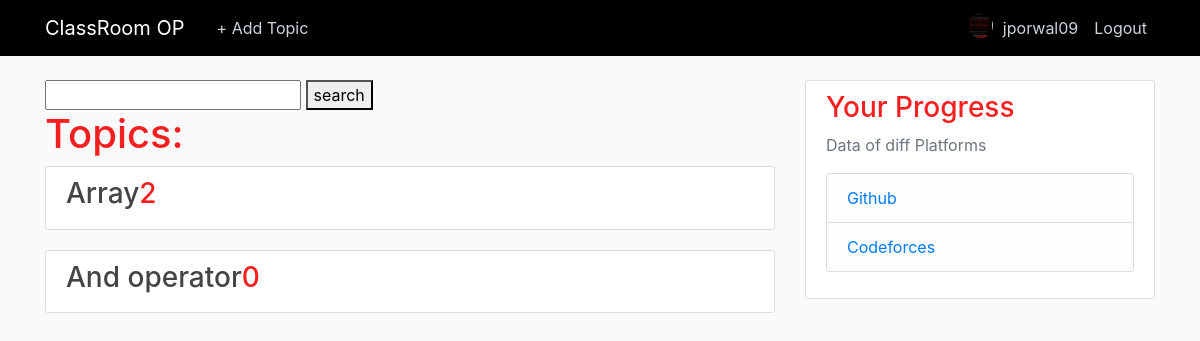
Screenshot of /userfp/ (signed in) with the database file from the repository.
### users/models.py (models this page shows, shortened)
class Profile(models.Model):
	user = models.OneToOneField(User, on_delete= models.CASCADE)
	image = models.ImageField(default = 'default.png', upload_to = 'profile_pics')

### resource/models.py (models this page shows, shortened)
class Topic(models.Model):
	name = models.CharField(max_length=500,null=False,blank=False)
	created = models.DateTimeField('date created', default = timezone.now)
	last_updated = models.DateTimeField('last updated', default = timezone.now)
	user =  models.ForeignKey(User,on_delete=models.PROTECT)

### resource/views.py (the view)
# urls.py: path('userfp/', res_views.userhome , name = 'userhome'),
@login_required
def userhome(request):
    context = {
        'topic': Topic.objects.all().annotate(Material_count=Count('material')).order_by('-Material_count')
    }
    if 'qname' in request.GET:
    	query = request.GET['qname']
    	print(query)
    	if query != "":
    		topicop = Topic.objects.filter(name__icontains =query).annotate(Material_count=Count('material')).order_by('-Material_count')
    		context['topicop'] = topicop
    return render(request, 'resource/userhome.html', context)

### resource/templates/resource/userhome.html (shortened to what this page needs)
{% extends "users/home.html" %}
{% block content %}
  <form method="get">
    <input type="text" name="qname">
    <button type="submit">search </button>
  </form>
    <h1>Topics:</h1>
    {% for topic in topic %}
        <article class="media content-section">
          <div class="media-body">
            <h3><a class="article-title" href="{% url 'detail' topic.id %}">{{ topic.name }}</a>{{ topic.Material_count }}</h3>
          </div>
        </article>
    {% endfor %}
{% endblock content %}

### users/templates/users/home.html (shortened to what this page needs)
{% load static %}
<!DOCTYPE html>
<html>
<head>
    <link rel="stylesheet" href="https://maxcdn.bootstrapcdn.com/bootstrap/4.0.0/css/bootstrap.min.css">
    <link rel="stylesheet" type="text/css" href="{% static 'users/main.css' %}">
</head>
<body>
	<header class="site-header">
  <nav class="navbar navbar-expand-md navbar-dark bg-steel fixed-top">
    <div class="container">
      <a class="navbar-brand mr-4" href="{% url 'userhome' %}">ClassRoom OP</a>
      <div class="collapse navbar-collapse" id="navbarToggle">
        <div class="navbar-nav mr-auto">
          {% if user.is_authenticated %}
          <a class="nav-item nav-link" href="{% url 'addtopic' %}">+ Add Topic</a>
          {% else %}
          <a class="nav-item nav-link" href="#">About</a>
          {% endif %}
        </div>
        <div class="navbar-nav">
          {% if user.is_authenticated %}
          <img class="rounded-circle article-img" src="{{ user.profile.image.url }}">
          <a class="nav-item nav-link" href="{% url 'profile' %}">{{ user.username }}</a>
          <a class="nav-item nav-link" href="{% url 'logout' %}">Logout</a>
          {% else %}
          <a class="nav-item nav-link" href="{% url 'login' %}">Login</a>
          <a class="nav-item nav-link" href="{% url 'register' %}">Register</a>
          {% endif %}
        </div>
      </div>
    </div>
  </nav>
</header>
<main role="main" class="container">
  <div class="row">
    <div class="col-md-8">
      {% block content %}{% endblock %}
    </div>
    <div class="col-md-4">
      <div class="content-section">
        <h3>Your Progress</h3>
        <p class='text-muted'>Data of diff Platforms
          <ul class="list-group">
            <li class="list-group-item list-group-item-light"><a href="/github">Github</a></li>
            <li class="list-group-item list-group-item-light"><a href="/cf">Codeforces</a></li>
          </ul>
        </p>
      </div>
    </div>
  </div>
</main>
</body>
</html>

### users/static/users/main.css (style rules this page uses)
body { background: #fafafa; color: #333333; margin-top: 5rem; }
h1, h2, h3, h4, h5, h6 { color: #f51f1f; }
ul { margin: 0; }
.bg-steel { background-color: #000000; }
.site-header .navbar-nav .nav-link { color: #cbd5db; }
.content-section { background: #ffffff; padding: 10px 20px; border: 1px solid #dddddd; border-radius: 3px; margin-bottom: 20px; }
.article-title { color: #444444; }
.article-img { height: 25px; width: 25px; margin-top: 5px; margin-right: 2px; }

### rows the page displays
Topic: name "Array", Material_count "2"
Topic: name "And operator", Material_count "0"

### other values shown
{{ user.username }} "jporwal09"
